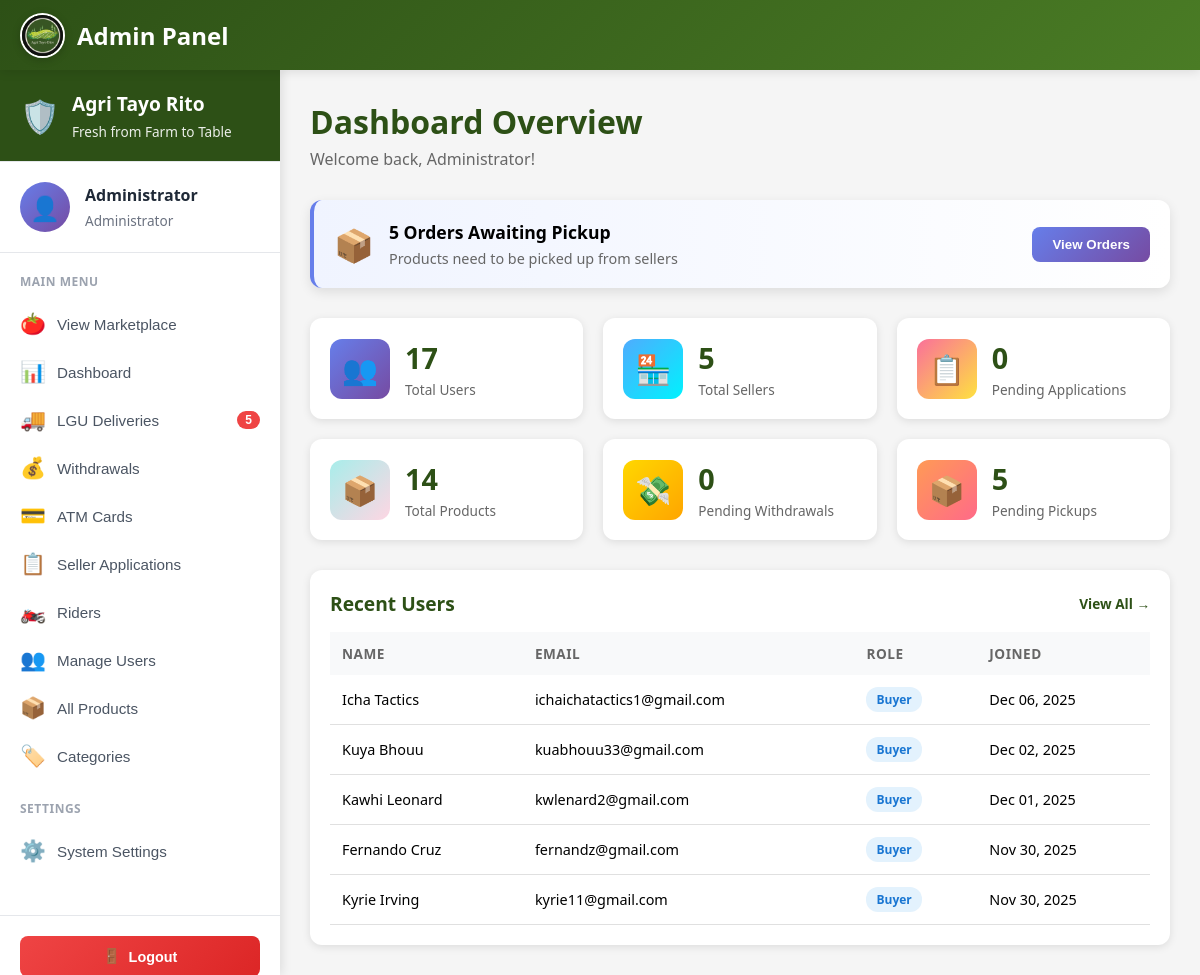
The app's page /public/profile/admin/dashboard (signed in) with its own data.
### tables this page shows
CREATE TABLE `users` (
  `userID` int(11) NOT NULL,
  `email` varchar(255) NOT NULL,
  `profile_image` varchar(500) DEFAULT NULL,
  `password_hash` varchar(255) NOT NULL,
  `full_name` varchar(200) NOT NULL,
  `phone` varchar(20) DEFAULT NULL,
  `avatar` varchar(255) DEFAULT '/images/avatars/avt1.jpg',
  `role` enum('buyer','seller','admin') DEFAULT 'buyer',
  `is_active` tinyint(1) DEFAULT 1,
  `created_at` timestamp NOT NULL DEFAULT current_timestamp(),
  `updated_at` timestamp NOT NULL DEFAULT current_timestamp() ON UPDATE current_timestamp()
);

### app/views/profile/admin/dashboard.php (the view, shortened to what this page needs)
<?php
$db = new Database();
$conn = $db->connect();
$stats = [];
$stmt = $conn->query("SELECT COUNT(*) as total FROM users");
$stats['total_users'] = $stmt->fetch(PDO::FETCH_ASSOC)['total'];
$stmt = $conn->query("SELECT COUNT(*) as total FROM users WHERE role = 'buyer'");
$stats['total_buyers'] = $stmt->fetch(PDO::FETCH_ASSOC)['total'];
$stmt = $conn->query("SELECT COUNT(*) as total FROM users WHERE role = 'seller'");
$stats['total_sellers'] = $stmt->fetch(PDO::FETCH_ASSOC)['total'];
$stmt = $conn->query("SELECT COUNT(*) as total FROM seller_applications WHERE application_status = 'pending'");
$stats['pending_applications'] = $stmt->fetch(PDO::FETCH_ASSOC)['total'];
$stmt = $conn->query("SELECT COUNT(*) as total FROM products");
$stats['total_products'] = $stmt->fetch(PDO::FETCH_ASSOC)['total'];
$stmt = $conn->query("SELECT COUNT(*) as total FROM orders");
$stats['total_orders'] = $stmt->fetch(PDO::FETCH_ASSOC)['total'];
$stmt = $conn->query("SELECT COALESCE(SUM(total_amount), 0) as total FROM orders WHERE order_status = 'delivered'");
$stats['total_revenue'] = $stmt->fetch(PDO::FETCH_ASSOC)['total'];
$stmt = $conn->query("SELECT COUNT(*) as total FROM withdrawal_requests WHERE status = 'pending'");
$stats['pending_withdrawals'] = $stmt->fetch(PDO::FETCH_ASSOC)['total'];
$stmt = $conn->query("SELECT COUNT(*) as total FROM orders WHERE lgu_delivery_status = 'pending_pickup'");
$stats['pending_pickups'] = $stmt->fetch(PDO::FETCH_ASSOC)['total'];
$stmt = $conn->query("SELECT COUNT(*) as total FROM orders WHERE lgu_delivery_status = 'delivered' AND payment_received_by_lgu_at IS NULL");
$stats['pending_payments'] = $stmt->fetch(PDO::FETCH_ASSOC)['total'];
$stmt = $conn->query("SELECT userID, full_name, email, role, created_at FROM users ORDER BY created_at DESC LIMIT 5");
$recent_users = $stmt->fetchAll(PDO::FETCH_ASSOC);
?>
<!DOCTYPE html>
<html lang="en">
<head>
    <link rel="stylesheet" href="<?php echo BASE_URL; ?>css/responsive.css">
    <link rel="stylesheet" href="<?php echo BASE_URL; ?>css/admin/dashboard.css">
</head>
<body>
    <?php
    require_once __DIR__ . '/admin-nav.php';
    ?>
    <main class="main-content">
        <div class="page-header">
            <h1 class="page-title">Dashboard Overview</h1>
            <p class="page-subtitle">Welcome back, <?php echo htmlspecialchars($_SESSION['username'] ?? 'Admin'); ?>!</p>
        </div>
        <?php if ($stats['pending_withdrawals'] > 0 || $stats['pending_pickups'] > 0 || $stats['pending_payments'] > 0): ?>
        <section class="alerts-section">
            <?php if ($stats['pending_pickups'] > 0): ?>
            <div class="alert-card pickup">
                <div class="alert-icon">📦</div>
                <div class="alert-content">
                    <h3><?php echo $stats['pending_pickups']; ?> Order<?php echo $stats['pending_pickups'] > 1 ? 's' : ''; ?> Awaiting Pickup</h3>
                    <p>Products need to be picked up from sellers</p>
                </div>
                <button onclick="location.href='<?php echo BASE_URL; ?>profile/admin/deliveries'" class="alert-btn">View Orders</button>
            </div>
            <?php endif; ?>
        </section>
        <?php endif; ?>
        <section class="stats-section">
            <div class="stat-card">
                <div class="stat-icon" style="background: linear-gradient(135deg, #667eea 0%, #764ba2 100%);">👥</div>
                <div class="stat-info">
                    <h3 class="stat-value"><?php echo number_format($stats['total_users']); ?></h3>
                    <p class="stat-label">Total Users</p>
                </div>
            </div>
            <div class="stat-card">
                <div class="stat-icon" style="background: linear-gradient(135deg, #4facfe 0%, #00f2fe 100%);">🏪</div>
                <div class="stat-info">
                    <h3 class="stat-value"><?php echo number_format($stats['total_sellers']); ?></h3>
                    <p class="stat-label">Total Sellers</p>
                </div>
            </div>
            <div class="stat-card">
                <div class="stat-icon" style="background: linear-gradient(135deg, #fa709a 0%, #fee140 100%);">📋</div>
                <div class="stat-info">
                    <h3 class="stat-value"><?php echo number_format($stats['pending_applications']); ?></h3>
                    <p class="stat-label">Pending Applications</p>
                </div>
            </div>
            <div class="stat-card">
                <div class="stat-icon" style="background: linear-gradient(135deg, #a8edea 0%, #fed6e3 100%);">📦</div>
                <div class="stat-info">
                    <h3 class="stat-value"><?php echo number_format($stats['total_products']); ?></h3>
                    <p class="stat-label">Total Products</p>
                </div>
            </div>
            <div class="stat-card">
                <div class="stat-icon" style="background: linear-gradient(135deg, #FFD700 0%, #FFA500 100%);">💸</div>
                <div class="stat-info">
                    <h3 class="stat-value"><?php echo number_format($stats['pending_withdrawals']); ?></h3>
                    <p class="stat-label">Pending Withdrawals</p>
                </div>
            </div>
            <div class="stat-card">
                <div class="stat-icon" style="background: linear-gradient(135deg, #ff9a56 0%, #ff6a88 100%);">📦</div>
                <div class="stat-info">
                    <h3 class="stat-value"><?php echo number_format($stats['pending_pickups']); ?></h3>
                    <p class="stat-label">Pending Pickups</p>
                </div>
            </div>
        </section>
        <div class="content-grid">
            <section class="content-section">
                <div class="section-header">
                    <h2 class="section-title">Recent Users</h2>
                    <a href="<?php echo BASE_URL; ?>profile/admin/users" class="view-all-link">View All →</a>
                </div>
                <div class="table-container">
                    <table class="data-table">
                        <thead>
                            <tr>
                                <th>Name</th>
                                <th>Email</th>
                                <th>Role</th>
                                <th>Joined</th>
                            </tr>
                        </thead>
                        <tbody>
                            <?php foreach ($recent_users as $user): ?>
                                <tr>
                                    <td><?php echo htmlspecialchars($user['full_name']); ?></td>
                                    <td><?php echo htmlspecialchars($user['email']); ?></td>
                                    <td>
                                        <span class="status-badge status-<?php echo $user['role']; ?>">
                                            <?php echo ucfirst($user['role']); ?>
                                        </span>
                                    </td>
                                    <td><?php echo date('M d, Y', strtotime($user['created_at'])); ?></td>
                                </tr>
                            <?php endforeach; ?>
                        </tbody>
                    </table>
                </div>
            </section>
        </div>
    </main>
</body>
</html>

### public/css/admin/dashboard.css (style rules this page uses)
* { margin: 0; padding: 0; box-sizing: border-box; }
body { font-family: 'Segoe UI', Tahoma, Geneva, Verdana, sans-serif; background: #f5f5f5; }
.main-content { margin-top: 75px; padding: 30px; max-width: 1400px; margin-left: auto; margin-right: auto; }
.page-header { margin-bottom: 30px; }
.page-title { font-size: 2rem; color: #2d5016; margin-bottom: 5px; font-weight: 700; }
.page-subtitle { font-size: 1rem; color: #666; }
.stats-section { display: grid; grid-template-columns: repeat(auto-fit, minmax(250px, 1fr)); gap: 20px; margin-bottom: 30px; }
.stat-card { background: white; border-radius: 12px; padding: 20px; display: flex; align-items: center; gap: 15px; box-shadow: 0 2px 8px rgba(0, 0, 0, 0.1); transition: all 0.3s; }
.stat-icon { width: 60px; height: 60px; border-radius: 12px; display: flex; align-items: center; justify-content: center; font-size: 1.8rem; color: white; }
.stat-info { flex: 1; }
.stat-value { font-size: 1.8rem; color: #2d5016; font-weight: 700; margin-bottom: 3px; }
.stat-label { font-size: 0.85rem; color: #666; }
.content-grid { display: grid; grid-template-columns: repeat(auto-fit, minmax(500px, 1fr)); gap: 20px; }
.content-section { background: white; border-radius: 12px; padding: 20px; box-shadow: 0 2px 8px rgba(0, 0, 0, 0.1); }
.section-header { display: flex; justify-content: space-between; align-items: center; margin-bottom: 15px; }
.section-title { font-size: 1.2rem; color: #2d5016; font-weight: 700; }
.view-all-link { color: #2d5016; text-decoration: none; font-size: 0.85rem; font-weight: 600; transition: all 0.3s; }
.table-container { overflow-x: auto; }
.data-table { width: 100%; border-collapse: collapse; }
.data-table thead { background: #f8f9fa; }
.data-table th { padding: 12px; text-align: left; font-size: 0.85rem; color: #666; font-weight: 600; text-transform: uppercase; letter-spacing: 0.5px; }
.data-table td { padding: 12px; border-bottom: 1px solid #e0e0e0; font-size: 0.9rem; }
.status-badge { padding: 4px 10px; border-radius: 12px; font-size: 0.75rem; font-weight: 600; display: inline-block; }
.status-buyer { background: #e3f2fd; color: #1976d2; }

### app/views/profile/admin/admin-nav.php (style rules this page uses)
.main-content { margin-left: 280px; margin-top: 70px; padding: 30px; min-height: calc(100vh - 70px); }

### app/views/profile/admin/dashboard.php (style rules this page uses)
.alerts-section { display: grid; grid-template-columns: repeat(auto-fit, minmax(300px, 1fr)); gap: 20px; margin-bottom: 30px; }
.alert-card { background: white; border-radius: 12px; padding: 20px; display: flex; align-items: center; gap: 15px; box-shadow: 0 4px 12px rgba(0,0,0,0.1); border-left: 4px solid; }
.alert-card.pickup { border-left-color: #667eea; background: linear-gradient(to right, #f0f4ff 0%, white 100%); }
.alert-icon { font-size: 2rem; }
.alert-content h3 { margin: 0 0 5px 0; font-size: 1.1rem; }
.alert-content p { margin: 0; color: #666; font-size: 0.9rem; }
.alert-btn { margin-left: auto; padding: 10px 20px; background: linear-gradient(135deg, #667eea 0%, #764ba2 100%); color: white; border: none; border-radius: 8px; cursor: pointer; font-weight: 600; white-space: nowrap; }

### records on screen
users: full_name "Icha Tactics", email "ichaichatactics1@gmail.com", role "Buyer", created_at "Dec 06, 2025"
users: full_name "Kuya Bhouu", email "kuabhouu33@gmail.com", role "Buyer", created_at "Dec 02, 2025"
users: full_name "Kawhi Leonard", email "kwlenard2@gmail.com", role "Buyer", created_at "Dec 01, 2025"
users: full_name "Fernando Cruz", email "fernandz@gmail.com", role "Buyer", created_at "Nov 30, 2025"
users: full_name "Kyrie Irving", email "kyrie11@gmail.com", role "Buyer", created_at "Nov 30, 2025"

### other values on screen
$_SESSION['username'] "Administrator"
$pending_pickups "5"
$stats['pending_pickups'] "5"
$stats['total_users'] "17"
$stats['total_sellers'] "5"
$stats['pending_applications'] "0"
$stats['total_products'] "14"
$stats['pending_withdrawals'] "0"
